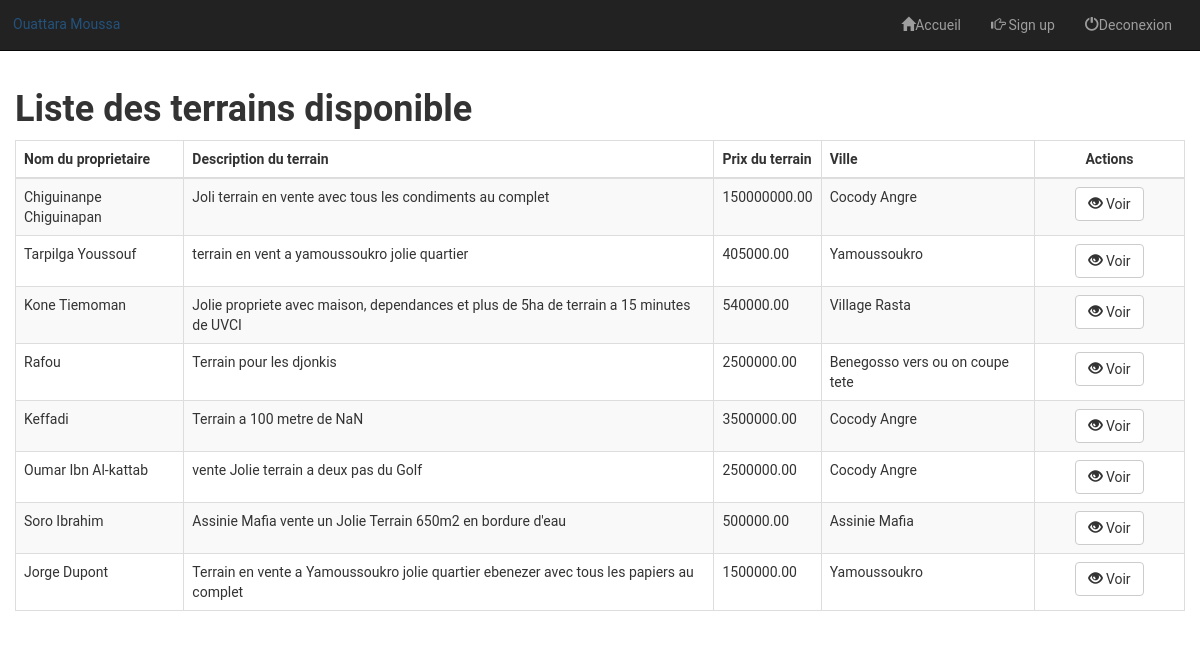
The app's page /main.php (signed in) with its own data.
### tables this page shows
CREATE TABLE `items` (
  `id` int(11) NOT NULL,
  `name` varchar(100) NOT NULL,
  `description` varchar(255) NOT NULL,
  `price` float NOT NULL,
  `image` varchar(255) NOT NULL,
  `category` int(11) NOT NULL
);

CREATE TABLE `categories` (
  `id` int(11) NOT NULL,
  `name` varchar(100) NOT NULL
);

### main.php (the view, shortened to what this page needs)
<!DOCTYPE html>
<html lang="en">
    <head>
        <link rel="stylesheet" href="https://maxcdn.bootstrapcdn.com/bootstrap/3.3.6/css/bootstrap.min.css">
        <link href="b.css" rel="stylesheet">
    </head>
    <body style="background-image: url('https://mdbootstrap.com/img/Photos/Others/architecture.jpg');background-attachment: fixed;background-repeat:  no-repeat;background-size:  cover;font-family: Roboto, serif;">
        <div>
        <?php include('menu.php'); ?>
        </div>
        <div class="container admin">
            <div class="row" style="padding-top: 5em;">
                <h1><strong>Liste des terrains disponible   </strong></h1>
                <table class="table table-striped table-bordered">
                  <thead>
                    <tr>
                      <th>Nom du proprietaire</th>
                      <th>Description du terrain</th>
                      <th>Prix du terrain</th>
                      <th>Ville</th>
                      <th class="text-center">Actions</th>
                    </tr>
                  </thead>
                  <tbody>
                      <?php
                        $db = Database::connect();
                        $statement = $db->query('SELECT items.id, items.name, items.description, items.price, categories.name AS category FROM items LEFT JOIN categories ON items.category = categories.id ORDER BY items.id DESC');
                        while($item = $statement->fetch())
                        {
                            echo '<tr>';
                            echo '<td>'. $item['name'] . '</td>';
                            echo '<td>'. $item['description'] . '</td>';
                            echo '<td>'. number_format($item['price'], 2, '.', '') . '</td>';
                            echo '<td>'. $item['category'] . '</td>';
                            echo '<td width=150 style="text-align: center;">';
                            echo '<a class="btn btn-default" href="admin/view.php?id='.$item['id'].'"><span class="glyphicon glyphicon-eye-open"></span> Voir</a>';
                            echo '</td>';
                            echo '</tr>';
                        }
                      ?>
                  </tbody>
                </table>
            </div>
        </div>
    </body>
</html>

### b.css (style rules this page uses)
body { margin: 0; padding: 0px; width: 100%; }

### records on screen
items: name "Chiguinanpe Chiguinapan", description "Joli terrain en vente avec tous les condiments au complet", price "150000000.00", category.name "Cocody Angre"
items: name "Tarpilga Youssouf", description "terrain en vent a yamoussoukro jolie quartier", price "405000.00", category.name "Yamoussoukro"
items: name "Kone Tiemoman", description "Jolie propriete avec maison, dependances et plus de 5ha de terrain a 15 minutes de UVCI", price "540000.00", category.name "Village Rasta"
items: name "Rafou", description "Terrain pour les djonkis", price "2500000.00", category.name "Benegosso vers ou on coupe tete"
items: name "Keffadi", description "Terrain a 100 metre de NaN", price "3500000.00", category.name "Cocody Angre"
items: name "Oumar Ibn Al-kattab", description "vente Jolie terrain a deux pas du Golf", price "2500000.00", category.name "Cocody Angre"
items: name "Soro Ibrahim", description "Assinie Mafia vente un Jolie Terrain 650m2 en bordure d'eau", price "500000.00", category.name "Assinie Mafia"
items: name "Jorge Dupont", description "Terrain en vente a Yamoussoukro jolie quartier ebenezer avec tous les papiers au complet", price "1500000.00", category.name "Yamoussoukro"

### other values on screen
$_SESSION['name'] "Ouattara"
$_SESSION['lastname'] "Moussa"
